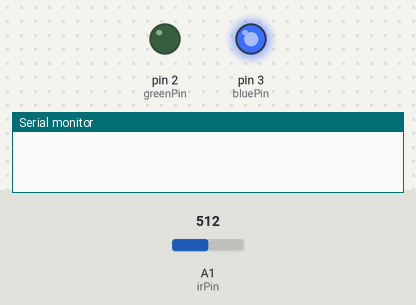
Recording of a sketch running on a simulated Arduino Uno, built with avr-gcc and run on an emulated ATmega328P. Parts: output pins drawn as LEDs (lit = HIGH), the last lines printed to the serial monitor. Inputs (shaded band) come from the test bench; at power-on: A1 (irPin) = 512. Random numbers use the default seed unless the sketch sets one; pins used as bus, display or sensor lines are not drawn.

Above: at 1.3 s.
1.4 s: A1 (irPin) set to 1005
At 3.5 s:
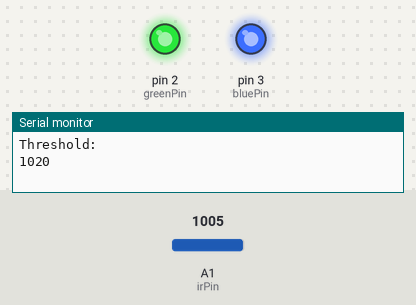
4.4 s: A1 (irPin) set to 1015
5.9 s: A1 (irPin) set to 1023
At 6.1 s:
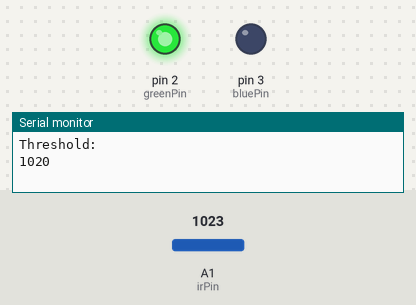
7.8 s: A1 (irPin) set to 900
Timing chart, 0 to 11.5 s (numbered marks = the images above; inputs shaded):
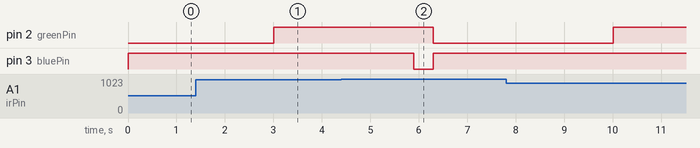

Measured:
- after the input at 4.4 s, every drawn part: stays the same
- after the input at 5.9 s, pin 2 (greenPin): HIGH → LOW after 0.40 s; pin 3 (bluePin): HIGH → LOW at once, → HIGH 0.40 s later

The sketch:

RGB_led_mole.ino
```cpp
int redPin= 1;
int greenPin = 2;
int bluePin = 3;
int prevAverage = 999;
int theshAdd = 15;

#define NB_BITS 8
#define NB_SAMPLES 5 // must be uneven
#define NB_CHECKS 3

bool preamble[] = {0,1,0,1,0,1,0,1};
int program = 1;
int threshold;
bool bit_str_receive[NB_BITS];
bool samples[NB_SAMPLES];
bool previous_bit;
bool initial_run = 1;
int sample_dly;
int bit_dly;

int irPin = 1;
#define COMMON_ANODE
#include <millisDelay.h>
millisDelay ledDelay;
millisDelay baseDelay;

void setup() {
  pinMode(redPin, OUTPUT);
  pinMode(greenPin, OUTPUT);
  pinMode(bluePin, OUTPUT);
  setColor(0, 255, 0);
  sample_dly = bit_dly / NB_SAMPLES;

  Serial.begin(9600);
  clearPin(irPin);
  delay(100);

}
void loop() {
  int checks = NB_CHECKS;
  while (checks > 0) {
    if (checkPreamble()) {
      changeProgram();
     break;
    }
    checks--;
  }
  if (program == 1) {
    mole();
  }
  delay(800);
}

void mole() {
  // int val = analogRead(irPin);
 // Serial.println(val);
  int rand = random(0,20);
  //Serial.println(rand);
  if (rand > 15){
    activated();
  }

  setColor(0, 255, 0); // Green Color
}

void activated(){

  threshold = getBaseValue() + theshAdd;
  setColor(255, 0, 0); // Red Color
  Serial.println("Threshold:");
  Serial.println(threshold);
  Serial.println("");

  ledDelay.start(3000);
  boolean notCorrected = true;
  while (!ledDelay.isFinished()&& notCorrected){
    int val = analogRead(irPin);
    //Serial.println(val);
    if (val > threshold){
    setColor(0,0,255); // Blue Color
    delay(400);
    setColor(0,255,0);//Green
    notCorrected = false;
    }
  }
  if (notCorrected){
    flicker();
    setColor(0,255,0);
  }
}

int getBaseValue(){ //get a base reading of the IR value

  int numReadings = 10;           //the number of readings
  int readings[numReadings];      // the readings from the analog input
  int readIndex = 0;              // the index of the current reading
  int average = 0;                // the average

  for (int thisReading = 0; thisReading < numReadings; thisReading++) { //get readings
    readings[thisReading] = analogRead(irPin);
    delay(50);
  }
  average = (int) getAverage (readings, numReadings);
  //Serial.println(average);
  //Serial.println(prevAverage);
  if (average > prevAverage + 10){ //the pen was probably still pointed at the led
    average = prevAverage;
  }
  prevAverage = average;
  return average;

}

float getAverage (int * array, int len)
{
  long sum = 0L ;
  for (int i = 0 ; i < len ; i++)
    sum += array [i] ;
  return  ((float) sum) / len ;
}
void flicker(){
  for ( int i = 0; i<5; i++){
    setColor(255,180,0);//orange
    delay(100);
    setColor(255,0,0);
    delay(100);
  }
}
void setColor(int redValue, int greenValue, int blueValue) {
  #ifdef COMMON_ANODE
    redValue = 255 - redValue;
    greenValue = 255 - greenValue;
    blueValue = 255 - blueValue;
  #endif
  analogWrite(redPin, redValue);
  analogWrite(greenPin, greenValue);
  analogWrite(bluePin, blueValue);
}

bool checkPreamble() {
  for (int count = 0; count < NB_BITS; count ++) {
    if (preamble[count] != read_bit()) {
      return false;
    }
  }
  return true;
}

void changeProgram() {
  program = 0;
  bool programBits[2];
  programBits[0] = read_bit();
  programBits[1] = read_bit();
  if (programBits[0]) {
    program += 2;
  }
  if (programBits[1]) {
    program += 1;
  }
}

bool read_bit() {
  int wrong_samples_offset = 0;
  if (initial_run) {
    // Don't check previous samples for syncing
    initial_run = 0;
  } else {
    // Determine max number of wrong samples, based on number of samples
    int nb_allowed_errors = (int) (NB_SAMPLES - 1) / 2;

    // Check whether first or last part has wrong samples.
    // If first sample is wrong check first part and determine offset
    if (samples[0] != previous_bit) {
      wrong_samples_offset++;
      for (int i = 1; i < nb_allowed_errors; i++) {
        if (samples[i] != previous_bit)
          wrong_samples_offset++;
        else
          break;
      }
    }
    // If last sample is wrong, check last part and determine offset
    else if (samples[NB_SAMPLES - 1] != previous_bit) {
      wrong_samples_offset--;
      for (int i = NB_SAMPLES - 2; i < nb_allowed_errors; i--) {
        if (samples[i] != previous_bit)
          wrong_samples_offset--;
        else
          break;
      }
    }
  }

  //Serial.println(wrong_samples_offset);

  // last part has wrong samples
  if (wrong_samples_offset < 0) {
    // Write previous last wrong samples into first current samples
    for (int i = 0; i < -wrong_samples_offset; i++)
      samples[i] = samples[NB_SAMPLES + wrong_samples_offset - 1];
    // Collect rest of current samples
    for (int i = -wrong_samples_offset; i < NB_SAMPLES; i++) {
      samples[i] = readOne();
      delay(sample_dly);
    }
  }
  else {
    // if first part has wrong samples, wait.
    if (wrong_samples_offset > 0) {
      //for (int i = 0; i < wrong_samples_offset; i++)
      //  delay(sample_dly);
      delay(sample_dly * wrong_samples_offset);
    }
    // Collect current samples
    for (int i = 0; i < NB_SAMPLES; i++) {
      samples[i] = readOne();
      delay(sample_dly);
    }
  }
  // Accept middle sample as read bit and return it.
  previous_bit = samples[(int) NB_SAMPLES / 2];
  return previous_bit;
}

bool readOne() { //preamble checken
  int val = analogRead(irPin);
  return val >= threshold;
}

//remove residual current
void clearPin(int pin) {
  for (int i = 0; i < 10; i ++)
    analogRead(pin);

}
```
